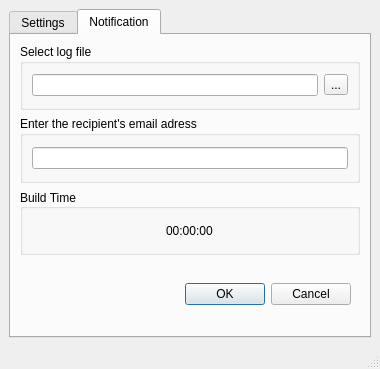
<?xml version="1.0" encoding="UTF-8"?>
<ui version="4.0">
 <class>MainWindow</class>
 <widget class="QMainWindow" name="MainWindow">
  <property name="geometry">
   <rect>
    <x>0</x>
    <y>0</y>
    <width>380</width>
    <height>369</height>
   </rect>
  </property>
  <property name="minimumSize">
   <size>
    <width>380</width>
    <height>369</height>
   </size>
  </property>
  <property name="maximumSize">
   <size>
    <width>380</width>
    <height>369</height>
   </size>
  </property>
  <property name="windowTitle">
   <string>Building Notification</string>
  </property>
  <property name="locale">
   <locale language="English" country="UnitedStates"/>
  </property>
  <widget class="QWidget" name="centralwidget">
   <layout class="QGridLayout" name="gridLayout_9">
    <item row="0" column="0">
     <widget class="QTabWidget" name="tabWidget">
      <property name="currentIndex">
       <number>1</number>
      </property>
      <widget class="QWidget" name="tab">
       <attribute name="title">
        <string>Settings</string>
       </attribute>
       <layout class="QGridLayout" name="gridLayout_11">
        <item row="0" column="0">
         <widget class="QGroupBox" name="groupBox_2">
          <property name="title">
           <string>Enter your email and password</string>
          </property>
          <layout class="QGridLayout" name="gridLayout_6">
           <item row="0" column="0">
            <widget class="QFrame" name="frame">
             <property name="frameShape">
              <enum>QFrame::NoFrame</enum>
             </property>
             <property name="frameShadow">
              <enum>QFrame::Raised</enum>
             </property>
             <layout class="QGridLayout" name="gridLayout">
              <item row="0" column="1">
               <widget class="QLineEdit" name="enter_enail"/>
              </item>
              <item row="1" column="1">
               <widget class="QLineEdit" name="enter_enail_pass">
                <property name="echoMode">
                 <enum>QLineEdit::Password</enum>
                </property>
               </widget>
              </item>
              <item row="0" column="0">
               <widget class="QLabel" name="label">
                <property name="text">
                 <string>email:</string>
                </property>
               </widget>
              </item>
              <item row="1" column="0">
               <widget class="QLabel" name="label_2">
                <property name="text">
                 <string>password:</string>
                </property>
               </widget>
              </item>
             </layout>
            </widget>
           </item>
          </layout>
         </widget>
        </item>
        <item row="1" column="0">
         <widget class="QGroupBox" name="groupBox_3">
          <property name="title">
           <string>Select log directory</string>
          </property>
          <layout class="QGridLayout" name="gridLayout_3">
           <item row="0" column="1">
            <widget class="QToolButton" name="enter_path_btn">
             <property name="text">
              <string>...</string>
             </property>
            </widget>
           </item>
           <item row="0" column="0">
            <widget class="QLineEdit" name="enter_path_dir"/>
           </item>
          </layout>
         </widget>
        </item>
        <item row="2" column="0">
         <widget class="QFrame" name="frame_2">
          <property name="focusPolicy">
           <enum>Qt::NoFocus</enum>
          </property>
          <property name="frameShape">
           <enum>QFrame::NoFrame</enum>
          </property>
          <property name="frameShadow">
           <enum>QFrame::Raised</enum>
          </property>
          <layout class="QGridLayout" name="gridLayout_7">
           <item row="0" column="0">
            <spacer name="horizontalSpacer">
             <property name="orientation">
              <enum>Qt::Horizontal</enum>
             </property>
             <property name="sizeHint" stdset="0">
              <size>
               <width>32</width>
               <height>20</height>
              </size>
             </property>
            </spacer>
           </item>
           <item row="0" column="1">
            <widget class="QDialogButtonBox" name="save_reset_btn">
             <property name="focusPolicy">
              <enum>Qt::ClickFocus</enum>
             </property>
             <property name="locale">
              <locale language="English" country="UnitedStates"/>
             </property>
             <property name="inputMethodHints">
              <set>Qt::ImhNone</set>
             </property>
             <property name="standardButtons">
              <set>QDialogButtonBox::Reset|QDialogButtonBox::Save</set>
             </property>
             <property name="centerButtons">
              <bool>false</bool>
             </property>
            </widget>
           </item>
          </layout>
         </widget>
        </item>
       </layout>
      </widget>
      <widget class="QWidget" name="tab_2">
       <attribute name="title">
        <string>Notification</string>
       </attribute>
       <layout class="QGridLayout" name="gridLayout_4">
        <item row="0" column="0">
         <widget class="QGroupBox" name="groupBox">
          <property name="title">
           <string>Select log file</string>
          </property>
          <layout class="QGridLayout" name="gridLayout_2">
           <item row="0" column="0">
            <widget class="QLineEdit" name="enter_path_file"/>
           </item>
           <item row="0" column="1">
            <widget class="QToolButton" name="sel_file_btn">
             <property name="text">
              <string>...</string>
             </property>
            </widget>
           </item>
          </layout>
         </widget>
        </item>
        <item row="1" column="0">
         <widget class="QGroupBox" name="groupBox_5">
          <property name="title">
           <string>Enter the recipient's email adress</string>
          </property>
          <layout class="QGridLayout" name="gridLayout_5">
           <item row="0" column="0">
            <widget class="QLineEdit" name="enter_recipients_email"/>
           </item>
          </layout>
         </widget>
        </item>
        <item row="2" column="0">
         <widget class="QGroupBox" name="groupBox_4">
          <property name="title">
           <string>Build Time</string>
          </property>
          <property name="alignment">
           <set>Qt::AlignLeading|Qt::AlignLeft|Qt::AlignVCenter</set>
          </property>
          <layout class="QGridLayout" name="gridLayout_10">
           <item row="0" column="0">
            <widget class="QTimeEdit" name="timeEdit">
             <property name="enabled">
              <bool>true</bool>
             </property>
             <property name="sizePolicy">
              <sizepolicy hsizetype="Minimum" vsizetype="Fixed">
               <horstretch>0</horstretch>
               <verstretch>0</verstretch>
              </sizepolicy>
             </property>
             <property name="minimumSize">
              <size>
               <width>90</width>
               <height>20</height>
              </size>
             </property>
             <property name="maximumSize">
              <size>
               <width>100</width>
               <height>30</height>
              </size>
             </property>
             <property name="focusPolicy">
              <enum>Qt::NoFocus</enum>
             </property>
             <property name="styleSheet">
              <string notr="true">#timeEdit{
	font: italic 18pt &quot;Helvetica Neue&quot;;
background-color: rgba(253, 96, 118, 0);
}
</string>
             </property>
             <property name="inputMethodHints">
              <set>Qt::ImhPreferNumbers</set>
             </property>
             <property name="wrapping">
              <bool>true</bool>
             </property>
             <property name="frame">
              <bool>false</bool>
             </property>
             <property name="alignment">
              <set>Qt::AlignCenter</set>
             </property>
             <property name="readOnly">
              <bool>true</bool>
             </property>
             <property name="buttonSymbols">
              <enum>QAbstractSpinBox::NoButtons</enum>
             </property>
             <property name="keyboardTracking">
              <bool>true</bool>
             </property>
             <property name="displayFormat">
              <string>HH:mm:ss</string>
             </property>
            </widget>
           </item>
          </layout>
         </widget>
        </item>
        <item row="3" column="0">
         <widget class="QFrame" name="frame_3">
          <property name="frameShape">
           <enum>QFrame::NoFrame</enum>
          </property>
          <property name="frameShadow">
           <enum>QFrame::Raised</enum>
          </property>
          <layout class="QGridLayout" name="gridLayout_8">
           <item row="0" column="1">
            <widget class="QDialogButtonBox" name="start_btn">
             <property name="focusPolicy">
              <enum>Qt::ClickFocus</enum>
             </property>
             <property name="standardButtons">
              <set>QDialogButtonBox::Cancel|QDialogButtonBox::Ok</set>
             </property>
            </widget>
           </item>
           <item row="0" column="0">
            <spacer name="horizontalSpacer_2">
             <property name="orientation">
              <enum>Qt::Horizontal</enum>
             </property>
             <property name="sizeHint" stdset="0">
              <size>
               <width>40</width>
               <height>20</height>
              </size>
             </property>
            </spacer>
           </item>
          </layout>
         </widget>
        </item>
       </layout>
      </widget>
     </widget>
    </item>
   </layout>
  </widget>
  <widget class="QStatusBar" name="statusbar"/>
 </widget>
 <resources/>
 <connections/>
</ui>
